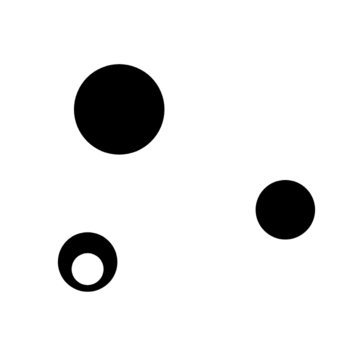
#> input picture 5_new.png, 360 x 360 px
$ jupyter execute --allow-errors 05_01_Contours.ipynb   (shell and % lines are left out)
#> lines starting #> are read from the running program, lines starting #| are printed output that depends on the picture; after the words box and inside, x2 and y2 are one past the last pixel; in counts of white or black regions, pixels touching at a corner belong together; long printed decimals are rounded
# OpenCV Contours
In general contours are the boundary pixels of an object/image that has same color and intensity. They are useful in shape analysis and object detection/recognition using traditional computer vision algorithms. You can do a lot of analysis based on contours to arrive at a solution to many computer vision problems.

In this Notebook, you will learn the approach and many different aspects of contour analysis.

## <font style="color:rgb(50,120,229)">Objective </font>
 - Learn how to find contour.
 - Learn drawing contour.
 - Learn various properties, such as **centre of mass, area of parameter, fitting bounding box and ellipse**

## 1. Import Libraries

[cell 1]
import cv2
import matplotlib.pyplot as plt
import numpy as np

if 'google.colab' in str(get_ipython()):
    print("Downloading Code to Colab Environment")
    !wget https://www.dropbox.com/sh/vmzfc3wy5wwfrvi/AACY8uK6k6aTF5QJahLkAplta?dl=1 -O module-code.zip -q --show-progress
    !unzip -qq module-code.zip
else:
    pass

[cell 2]
import matplotlib
matplotlib.rcParams['figure.figsize'] = (20.0, 10.0)
matplotlib.rcParams['image.cmap'] = 'gray'

## 2. Load an image and display

[cell 3]
imagePath = '5_new.png'
image = cv2.imread(imagePath)
#> image is the input picture: shape (360, 360, 3); min 0, max 255, mean 233
# Convert to grayscale
imageGray = cv2.cvtColor(image,cv2.COLOR_BGR2GRAY)

# Display image
plt.imshow(imageGray);

## 3. Threshold

Thresholding is required to convert the image to black and white, highlighting the objects-of-interest to make things easy for the contour detection algorithm. Thresholding turns the border of the object in the image completely white, with all pixels having the same intensity. The algorithm can now detect the borders of the objects from these white pixels.

[cell 4]
ret, thresh = cv2.threshold(imageGray, 200, 255, cv2.THRESH_BINARY_INV)
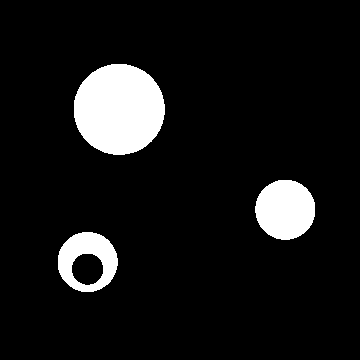
#> thresh: shape (360, 360); 8.8% white; 3 white regions
plt.imshow(thresh);

## 4. Contour Finding
There are many algorithms for finding Contours. Here, We will use the OpenCV function [**`findContours`**](https://docs.opencv.org/4.5.2/d3/dc0/group__imgproc__shape.html#gadf1ad6a0b82947fa1fe3c3d497f260e0) to get the boundaries of the objects.

### <font style="color:rgb(8,133,37)">Function Syntax </font>

```python
contours, hierarchy	=	cv.findContours(image, mode, method[, contours[, hierarchy[, offset]]])
```

Where,

- **`image`**	- input image (8-bit single-channel). Non-zero pixels are treated as 1's. Zero pixels remain 0's, so the image is treated as binary . You can use compare, inRange, threshold , adaptiveThreshold, Canny, and others to create a binary image out of a grayscale or color one.
- **`contours`** - Detected contours. Each contour is stored as a vector of points.
- **`hierarchy`** - Optional output vector containing information about the image topology.
- **`mode`** - Contour retrieval mode, ( RETR_EXTERNAL, RETR_LIST, RETR_CCOMP, RETR_TREE )
- **`method`** - Contour approximation method. ( CHAIN_APPROX_NONE, CHAIN_APPROX_SIMPLE, CHAIN_APPROX_TC89_L1 etc )
- **`offset`** - Optional offset by which every contour point is shifted. This is useful if the contours are extracted from the image ROI and then they should be analyzed in the whole image context.

### <font style="color:rgb(8,133,37)">OpenCV Documentation</font>

[**`drawContours()`**](https://docs.opencv.org/4.5.2/d6/d6e/group__imgproc__draw.html#ga746c0625f1781f1ffc9056259103edbc)

[cell 5]
# Find all contours in the image.
contours, hierarchy = cv2.findContours(thresh, cv2.RETR_LIST, cv2.CHAIN_APPROX_SIMPLE)
#> contours = 4 contours; box (x1, y1, x2, y2) and area: (74, 64, 165, 155) 6394, (58, 232, 118, 292) 2756, (255, 180, 315, 240) 2755, (71, 253, 104, 286) 809

[cell 6]
# Number of contours.
print("Number of contours found = {}".format(len(contours)))
#| Number of contours found = 4

# Hierarchy.
print("\nHierarchy : \n{}".format(hierarchy))
#| Hierarchy :
#| [[[ 1 -1 -1 -1]
#|   [ 2  0 -1 -1]
#|   [ 3  1 -1 -1]
#|   [-1  2 -1 -1]]]

# 5.1 Drawing Contours

[cell 7]
# Create a copy of the original image.
imageCopy1 = image.copy()
# Draw all the contours.
cv2.drawContours(imageCopy1, contours, -1, (0,0,255), 3)
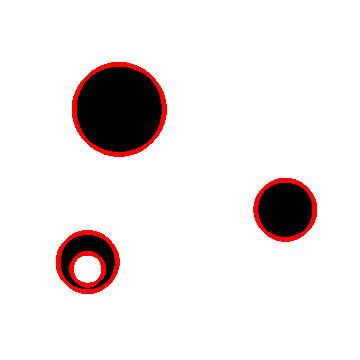
#> imageCopy1: shape (360, 360, 3); 2.63% of pixels changed, all inside (x1, y1, x2, y2) = (56, 62, 317, 294)
plt.imshow(imageCopy1[:,:,::-1]);

Here we can see that both the inner and outer contours have been detected. What if we only want to detect the outer contours? In that case, we can use `cv2.RETR_EXTERNAL` mode while calling `cv2.findContours` function. To acquire number of contours, we simply find the length of the array.

[cell 8]
# Find external contours in the image.
contours, hierarchy = cv2.findContours(thresh, cv2.RETR_EXTERNAL, cv2.CHAIN_APPROX_SIMPLE)
#> contours = 3 contours; box (x1, y1, x2, y2) and area: (74, 64, 165, 155) 6394, (58, 232, 118, 292) 2756, (255, 180, 315, 240) 2755
print("Number of contours found = {}".format(len(contours)))
#| Number of contours found = 3

# Create a copy of the original image.
imageCopy2 = image.copy()

# Draw all the contours.
cv2.drawContours(imageCopy2, contours, -1, (0,0,255), 4)
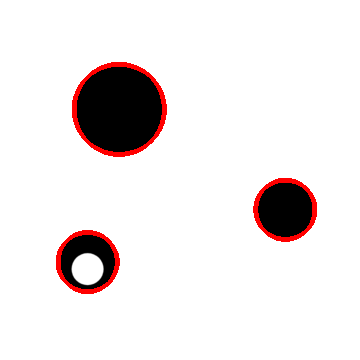
#> imageCopy2: shape (360, 360, 3); 2.28% of pixels changed, all inside (x1, y1, x2, y2) = (56, 62, 317, 294)

# Display.
plt.imshow(imageCopy2[:,:,::-1]);

## 5.2 Draw nth contour
Let's see how to draw only the 4th contour. Note that right now we do not know the numbering of contour in terms of the shapes present in the figure.

[cell 9]
# Create a copy of the original image.
imageCopy3 = image.copy()
# Draw contours.
#> (the rest of this cell did not finish here and is left out)

## 6. Contour Properties
Once we detect the contours from an image, it becomes very easy to do further analysis on the basis of various properties of contours. Let us discuss a few useful properties of contours.

### <font style="color:rgb(8,133,37)">OpenCV Documentation</font>

[**`moments()`**](https://docs.opencv.org/4.5.2/d8/d23/classcv_1_1Moments.html)

[**`contourArea()`**](https://docs.opencv.org/4.5.2/d3/dc0/group__imgproc__shape.html#ga2c759ed9f497d4a618048a2f56dc97f1)

[**`boundingRect()`**](https://docs.opencv.org/4.5.2/db/dd6/classcv_1_1RotatedRect.html#a055a5d35e50bce65e3b1dee318dd3044)

[**`minEnclosingCircle()`**](https://docs.opencv.org/4.5.2/d3/dc0/group__imgproc__shape.html#ga8ce13c24081bbc7151e9326f412190f1)

[**`fitEllipse()`**](https://docs.opencv.org/4.5.2/d3/dc0/group__imgproc__shape.html#gaf259efaad93098103d6c27b9e4900ffa)

[**`minAreaRect`**](https://docs.opencv.org/4.5.2/d3/dc0/group__imgproc__shape.html#ga3d476a3417130ae5154aea421ca7ead9)

### <font style="color:rgb(50,120,229)"> 6.1 Center of Mass or Centroid</font>
Let us find the center of mass for each contour.

[cell 10]
# Find all contours in the image.
contours, hierarchy = cv2.findContours(thresh, cv2.RETR_LIST, cv2.CHAIN_APPROX_SIMPLE)
#> contours = 4 contours; box (x1, y1, x2, y2) and area: (74, 64, 165, 155) 6394, (58, 232, 118, 292) 2756, (255, 180, 315, 240) 2755, (71, 253, 104, 286) 809

# Create a copy of the original image.
imageCopy4 = image.copy()

# Draw all the contours.
cv2.drawContours(imageCopy4, contours, -1, (0,0,255), 3)

[cell 11]
for cnt in contours:
    # We will use the contour moments
    # to find the centroid.
    M = cv2.moments(cnt)
    x = int(round(M["m10"]/M["m00"]))
    y = int(round(M["m01"]/M["m00"]))

    # Mark the center.
    cv2.circle(imageCopy4, (x,y), 10, (255,0,0), -1)
#> this loop made 4 passes
#> (x, y) on passes 1 to 4: (87, 269), (87, 262), (285, 209), (119, 109)
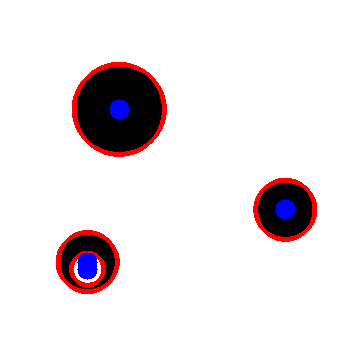
#> imageCopy4: shape (360, 360, 3); 0.84% of pixels changed, all inside (x1, y1, x2, y2) = (77, 99, 296, 280)

# Display.
plt.imshow(imageCopy4[:,:,::-1]);

For the octagone shape, you can see that two points were marked very close, almost overlapping. That is because there are two contours having centroid close to each other.

### <font style="color:rgb(50,120,229)">6.2 Area and Perimeter</font>

[cell 12]
for index,cnt in enumerate(contours):
    area = cv2.contourArea(cnt)
    perimeter = cv2.arcLength(cnt, True)
    print("Contour #{} has area = {} and perimeter = {}".format(index+1,area,perimeter))
#> this loop made 4 passes
#> (area, perimeter) on passes 1 to 4: (809, 105.7), (2756, 196.2), (2755, 196.2), (6394, 299.1)
#| Contour #1 has area = 809.0 and perimeter = 105.740
#| Contour #2 has area = 2756.0 and perimeter = 196.167
#| Contour #3 has area = 2755.0 and perimeter = 196.167
#| Contour #4 has area = 6394.0 and perimeter = 299.078

### <font style="color:rgb(50,120,229)">6.3 Bounding Boxes</font>

There are 2 type of bounding boxes we can create around a contour:

1. A vertical rectangle
2. A rotated rectangle - This is the bounding box with the minimum area

[cell 13]
# Create a copy of the original image.
imageCopy5 = image.copy()
for cnt in contours:
    # Vertical rectangle.
    x,y,w,h = cv2.boundingRect(cnt)
    cv2.rectangle(imageCopy5, (x,y), (x+w,y+h), (0,255,0), 4)
#> this loop made 4 passes
#> (x, y, w, h) on passes 1 to 4: (71, 253, 33, 33), (58, 232, 60, 60), (255, 180, 60, 60), (74, 64, 91, 91)
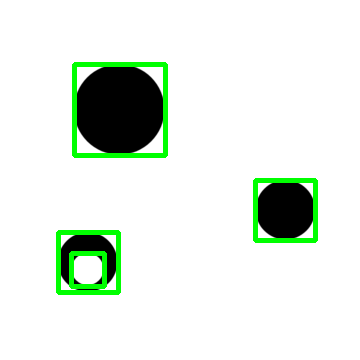
#> imageCopy5: shape (360, 360, 3); 3.73% of pixels changed, all inside (x1, y1, x2, y2) = (56, 62, 318, 295)
# Display.
plt.imshow(imageCopy5[:,:,::-1]);

[cell 14]
# Create a copy of the original image.
imageCopy6 = image.copy()
for cnt in contours:
    # Rotated bounding box
    box = cv2.minAreaRect(cnt)
    boxPts = np.int0(cv2.boxPoints(box))
    # Draw contours.
    cv2.drawContours(imageCopy6, [boxPts], -1, (0,255,0), 4)
#> this loop made 4 passes
#> (box, boxPts) on passes 1 to 4: (((87, 268.5), (31.82, 31.82), -45), [[87, 291], [64, 268], [87, 246], [109, 268]]), (((87.5, 261.5), (59, 59), -90), [[117, 291], [58, 291], [58, 232], [117, 232]]), (((284.5, 209.5), (59, 59), -90), [[314, 239], [255, 239], [255, 180], [314, 180]]), (((119, 109), (90, 90), -90), [[164, 154], [74, 154], [74, 64], [164, 64]])
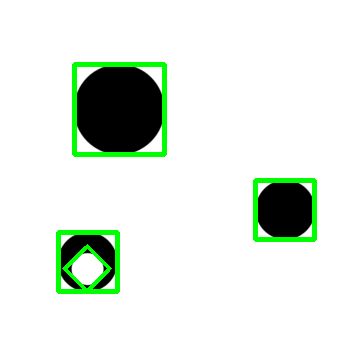
#> imageCopy6: shape (360, 360, 3); 3.54% of pixels changed, all inside (x1, y1, x2, y2) = (56, 62, 317, 294)
plt.imshow(imageCopy6[:,:,::-1]);

### <font style="color:rgb(50,120,229)">6.4 Fit a circle and ellipse</font>
Circle fitting can be compared with vertical bounding box fitting. It works best with images with square aspect ratio.

[cell 15]
# Create a copy of the original image.
imageCopy7 = image.copy()
for cnt in contours:
    # Circle fitting.
    ((x,y),radius) = cv2.minEnclosingCircle(cnt)
    cv2.circle(imageCopy7, (int(x),int(y)), int(round(radius)), (0,255,0), 4)
#> this loop made 4 passes
#> (x, y, radius) on passes 1 to 4: (87.08, 268.7, 16.5), (87.14, 261.5, 30.1), (284.8, 209.3, 30.06), (118.7, 108.9, 45.58)
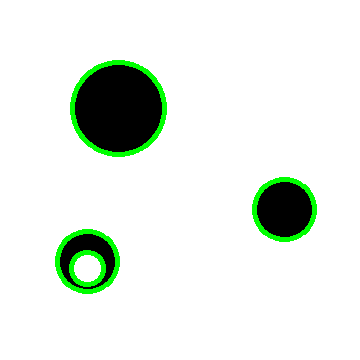
#> imageCopy7: shape (360, 360, 3); 2.95% of pixels changed, all inside (x1, y1, x2, y2) = (55, 60, 317, 294)
plt.imshow(imageCopy7[:,:,::-1]);

On the other hand, ellipse fitting can be compared with rotated bounding box that covers leaves minimum extra area. Note that we can fit an ellipse only when the contour has atleast 5 points.

[cell 16]
# Create a copy of the original image.
imageCopy8 = image.copy()
for cnt in contours:
    if len(cnt) < 5:
        continue
    # Ellipse fitting.
    ellipse = cv2.fitEllipse(cnt)
    cv2.ellipse(imageCopy8, ellipse, (0,255,0), 4)
#> this loop made 4 passes
#> ellipse on passes 1 to 4: ((87.09, 268.6), (32.13, 32.36), 122.3), ((87.07, 261.5), (59.24, 59.43), 22.79), ((284.9, 209.2), (59.25, 59.36), 110.2), ((118.7, 108.9), (90.19, 90.35), 107)
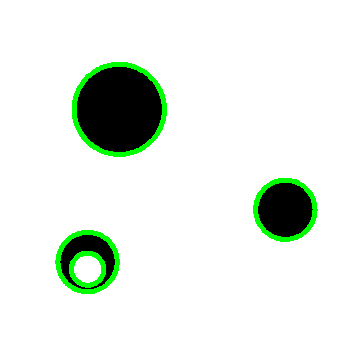
#> imageCopy8: shape (360, 360, 3); 2.91% of pixels changed, all inside (x1, y1, x2, y2) = (55, 62, 318, 294)
plt.imshow(imageCopy8[:,:,::-1]);

$ run again, with 6_new.png copied over 5_new.png
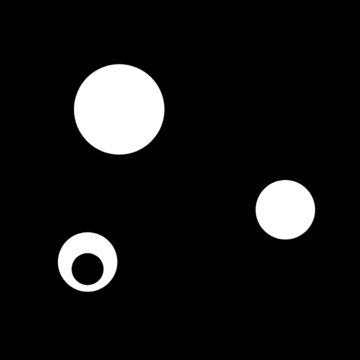
#> input picture 6_new.png, 360 x 360 px
#> image is the input picture: shape (360, 360, 3); min 0, max 255, mean 22
#> `ret, thresh = cv2.threshold(imageGray, 200, 255, cv2.THRESH_BINARY_INV)`:
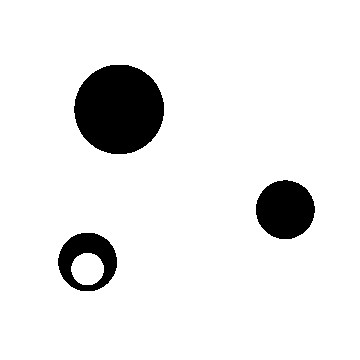
#> thresh: shape (360, 360); 91.6% white; 3 black regions
#> `contours, hierarchy = cv2.findContours(thresh, cv2.RETR_LIST, cv2.CHAI..`: contours = 5 contours; box (x1, y1, x2, y2) and area: (0, 0, 360, 360) 128881, (73, 64, 165, 155) 6443, (255, 179, 316, 240) 2797, (57, 232, 118, 292) 2788, (71, 253, 104, 285) 790
#| Number of contours found = 5
#| Hierarchy :
#| [[[ 1 -1 -1 -1]
#|   [ 2  0 -1 -1]
#|   [ 3  1 -1 -1]
#|   [ 4  2 -1 -1]
#|   [-1  3 -1 -1]]]
#> imageCopy1: shape (360, 360, 3); 5.94% of pixels changed, all inside (x1, y1, x2, y2) = (0, 0, 360, 360)
#> `contours, hierarchy = cv2.findContours(thresh, cv2.RETR_EXTERNAL, cv2...`: contours = [[[0, 0], [0, 359], [359, 359], [359, 0]]]
#| Number of contours found = 1
#> `contours, hierarchy = cv2.findContours(thresh, cv2.RETR_LIST, cv2.CHAI..`: contours = 5 contours; box (x1, y1, x2, y2) and area: (0, 0, 360, 360) 128881, (73, 64, 165, 155) 6443, (255, 179, 316, 240) 2797, (57, 232, 118, 292) 2788, (71, 253, 104, 285) 790
#> the loop `for cnt in contours:` made 5 passes
#> (x, y) on passes 1 to 4: (87, 269), (87, 261), (285, 209), (119, 109)
#> the loop `for index,cnt in enumerate(contours):` made 5 passes
#> (area, perimeter) on passes 1 to 4: (790, 104.9), (2788, 197), (2797, 197.8), (6443, 299.9)
#> (printed output is left out)
#> the loop `for cnt in contours:` made 5 passes
#> (x, y, w, h) on passes 1 to 4: (71, 253, 33, 32), (57, 232, 61, 60), (255, 179, 61, 61), (73, 64, 92, 91)
#> the loop `for cnt in contours:` made 5 passes
#> (box, boxPts) on passes 1 to 4: (((87, 268.5), (31, 32), -90), [[103, 284], [71, 284], [71, 253], [103, 253]]), (((87.5, 261.5), (59.4, 59.4), -45), [[87, 303], [45, 261], [87, 219], [129, 261]]), (((285, 209), (59.4, 59.4), -45), [[285, 251], [243, 209], [285, 167], [327, 209]]), (((118.5, 109), (90, 91), -90), [[164, 154], [73, 154], [73, 64], [164, 64]])
#> the loop `for cnt in contours:` made 5 passes
#> (x, y, radius) on passes 1 to 4: (87.09, 268.5, 16.29), (87.14, 261.6, 30.35), (284.9, 209.3, 30.35), (118.7, 108.9, 45.82)
#> the loop `for cnt in contours:` made 5 passes
#> ellipse on passes 1 to 4: ((87.12, 268.7), (31.73, 31.83), 100.5), ((87.13, 261.5), (59.59, 59.76), 17.69), ((284.8, 209.2), (59.7, 59.73), 124.7), ((118.7, 108.9), (90.55, 90.71), 19.73)
#> after the loop `for cnt in contours:`:
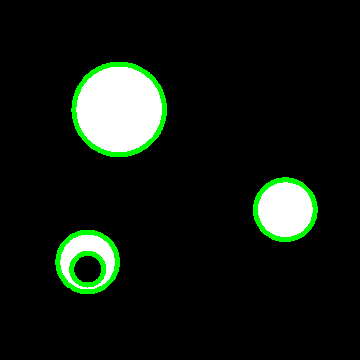
#> imageCopy8: shape (360, 360, 3); 2.92% of pixels changed, all inside (x1, y1, x2, y2) = (55, 62, 318, 294)
